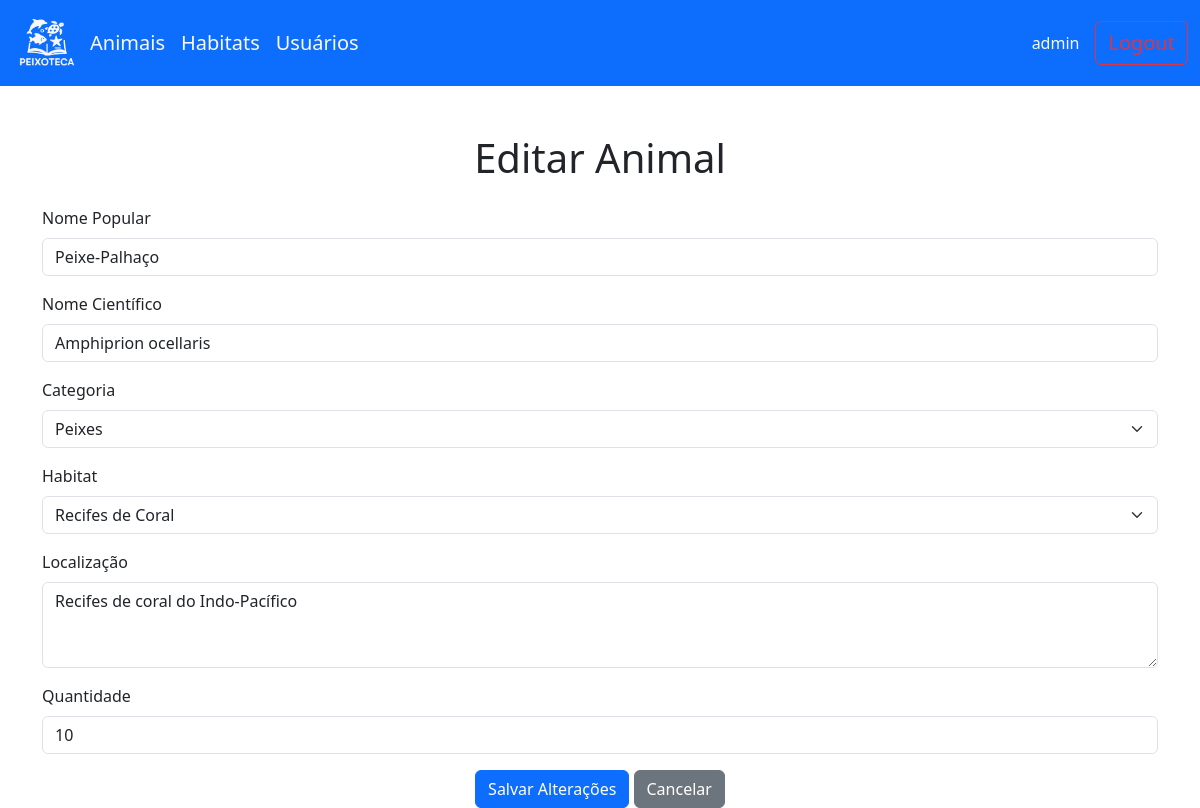
The page /animais/EditarAnimal.php?id=1 (signed in) on the database its author committed.
### tables this page shows
CREATE TABLE `animais` (
  `id` integer PRIMARY KEY AUTO_INCREMENT,
  `nome_popular` varchar(255) NOT NULL,
  `nome_cientifico` varchar(255) NOT NULL,
  `id_categoria` integer NOT NULL,
  `id_criador` integer NOT NULL,
  `id_habitat` integer NOT NULL,
  `localizacao` text NOT NULL,
  `quantidade` integer NOT NULL
);

CREATE TABLE `categorias` (
  `id` integer PRIMARY KEY AUTO_INCREMENT,
  `descricao` varchar(255) NOT NULL
);

CREATE TABLE `habitats` (
  `id` integer PRIMARY KEY AUTO_INCREMENT,
  `descricao` varchar(255) NOT NULL
);

### animais/EditarAnimal.php (the view, shortened to what this page needs)
<?php
include "../components/header.php";
include "../components/nav.php";
require_once "../db/conn.php";
$id = $_GET['id'] ?? null;
$stmt = $pdo->prepare("SELECT * FROM animais WHERE id = ?");
$stmt->execute([$id]);
$animal = $stmt->fetch(PDO::FETCH_ASSOC);
$categorias = $pdo->query("SELECT * FROM categorias")->fetchAll(PDO::FETCH_ASSOC);
$habitats = $pdo->query("SELECT * FROM habitats")->fetchAll(PDO::FETCH_ASSOC);
?>
<div class="container">
    <h1 class="text-center my-4">Editar Animal</h1>
    <form method="post">
        <div class="mb-3">
            <label class="form-label">Nome Popular</label>
            <input type="text" class="form-control" name="nome_popular" value="<?= htmlspecialchars($animal['nome_popular']) ?>" required>
        </div>
        <div class="mb-3">
            <label class="form-label">Nome Científico</label>
            <input type="text" class="form-control" name="nome_cientifico" value="<?= htmlspecialchars($animal['nome_cientifico']) ?>" required>
        </div>
        <div class="mb-3">
            <label class="form-label">Categoria</label>
            <select class="form-select" name="id_categoria" required>
                <?php foreach ($categorias as $cat): ?>
                    <option value="<?= $cat['id'] ?>" <?= $cat['id'] == $animal['id_categoria'] ? 'selected' : '' ?>>
                        <?= $cat['descricao'] ?>
                    </option>
                <?php endforeach; ?>
            </select>
        </div>
        <div class="mb-3">
            <label class="form-label">Habitat</label>
            <select class="form-select" name="id_habitat" required>
                <?php foreach ($habitats as $hab): ?>
                    <option value="<?= $hab['id'] ?>" <?= $hab['id'] == $animal['id_habitat'] ? 'selected' : '' ?>>
                        <?= $hab['descricao'] ?>
                    </option>
                <?php endforeach; ?>
            </select>
        </div>
        <div class="mb-3">
            <label class="form-label">Localização</label>
            <textarea class="form-control" name="localizacao" rows="3" required><?= htmlspecialchars($animal['localizacao']) ?></textarea>
        </div>
        <div class="mb-3">
            <label class="form-label">Quantidade</label>
            <input type="number" class="form-control" name="quantidade" value="<?= $animal['quantidade'] ?>" required>
        </div>
        <div class="text-center">
            <button class="btn btn-primary" type="submit">Salvar Alterações</button>
            <a href="index.php" class="btn btn-secondary">Cancelar</a>
        </div>
    </form>
</div>
<?php include "../components/footer.php"; ?>

### rows shown on the page
animais: nome_popular "Peixe-Palhaço", nome_cientifico "Amphiprion ocellaris", id_categoria "Peixes", id_habitat "Recifes de Coral", localizacao "Recifes de coral do Indo-Pacífico", quantidade "10"

### other values the page prints
$_SESSION['usuario_logado'] "admin"
